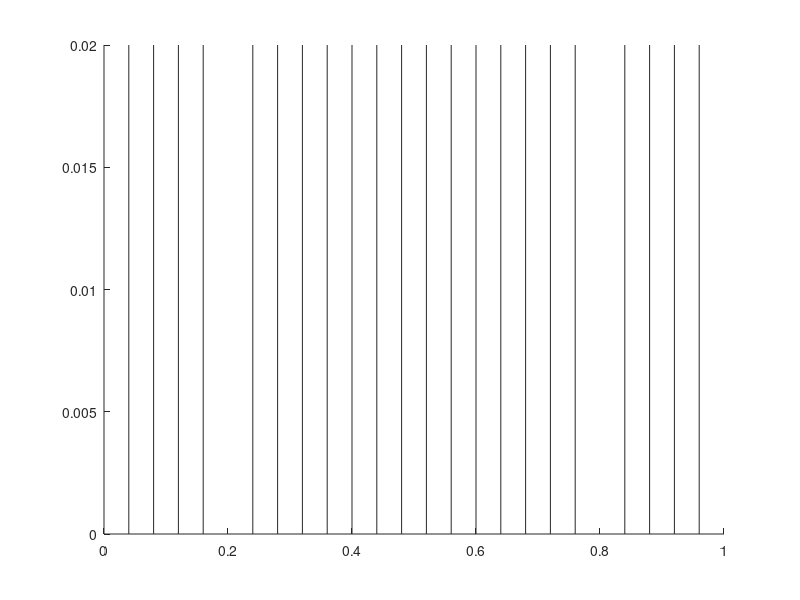

Reproduce this figure in MATLAB.
function my_XMinorTick(n_minortick,color,enable)
% Syntax: my_XMinorTick
%
% Input:    
% {opt}     n_minortick  - number of steps of XMinorTick [values (numeric)]
%                          five steps by default
% 
% {opt}     color        - color used in XMinorTick, black by default
%
% {opt}     enable       - disable or enable XMinorTick, enbale='on' by 
%                          default
%
% Example 1:  Without input arguments
%    my_XMinorTick
%
% Example 2:  Without Color input argument
% 
%    my_XMinorTick(5)
%
% Example 3:  Set steps of XMinorTick and color XMinorTick
%
%    my_XMinorTick(3,'r')
%
% Example 4:  Set disable  XMinorTick
%
%    my_XMinorTick([],[],'off')
%
%
% my_XMinorTick is part of  Flow uMet-LBA Qa/Qc system Toolbox 
% INPA - National Institute of Amazonian Research 
% LBA  - Large Scale Biosphere-Atmosphere Experiment in Amazonia
%
% Development : Paulo R. Teixeira and Team Micromet.
% FeedBack : paulo.ricardo.teixeira at gmail.com
%
% Note: Fix error - XMinorTick above XTick (solve: with NaN and change
% layer)
% Note: Add function - XMinorTick disable option

if strcmp(get(gca,'XminorTick'),'off')==0
    warning('MATLAB:my_XMinorTick',...
        'XMinorTick Active! \n XMinorTick will be disabled')
    set(gca,'XMinorTick','off');
end
 if nargin<3;enable={'on'};end
if nargin<2;color= get(gca,'XColor');end
if nargin<1;n_minortick=5;color= get(gca,'XColor');end

if (ischar(enable) && strcmpi(enable,'off'));...
        try
        h = findobj(gca,'Type','line');
        delete(h(1:end-1,1))    
        return;
        catch err
            error([mfilename ':ErrorDelXMinorTick'],...
                'Could not disable XMinorTick');
        end
else
    
end

try
    x_value=get(gca,'Xtick');
    incremet=x_value(2)/n_minortick;
    new_xminortick=[min(x_value)+incremet:incremet:max(x_value)-incremet]';
    
    for j=1:size(x_value,2)
        id=new_xminortick==x_value(1,j);
        new_xminortick(id)=NaN;
        set(gca, 'Layer','top')
    end
    
    new_xminortick(:,2)=new_xminortick(:,1);
    
catch err
    error([mfilename ':ErrorRunFile'],'Could not run file');
end

y_value=get(gca,'YTick');
height=[zeros(size(new_xminortick,1),1) ...
    ones(size(new_xminortick,1),1).*min(get(gca,'Ytick'))+...
    (y_value(2)-y_value(1))/10];

for i=1:size(new_xminortick,1)
    line(new_xminortick(i,:),height(i,:),'Color',color)
end

end
